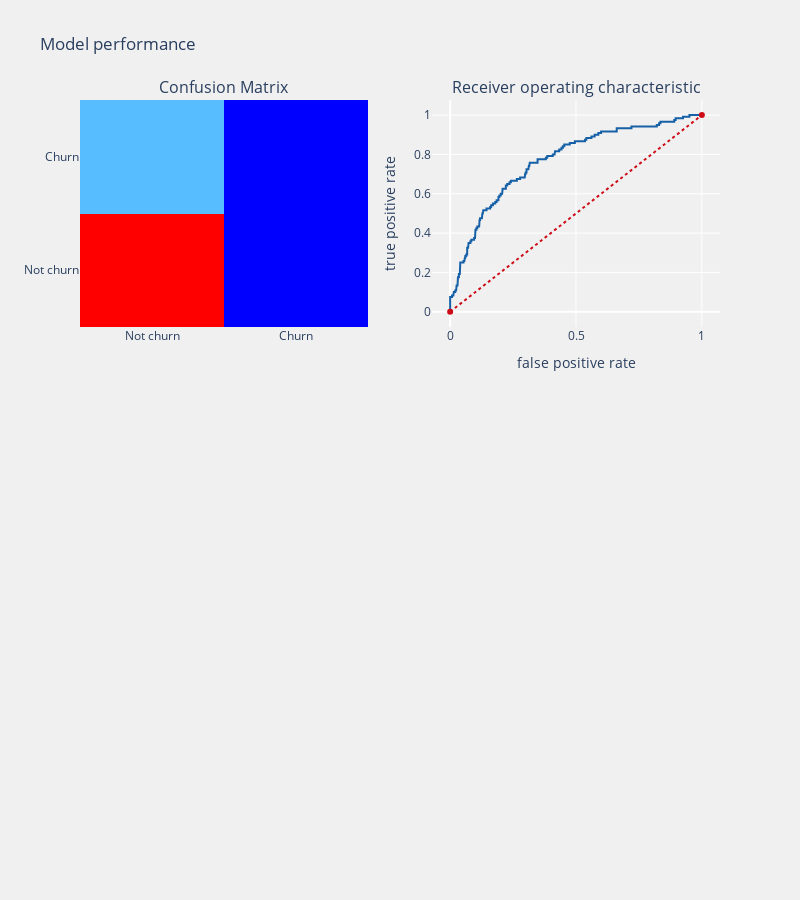

Notebook code for this chart:
### Markdown cell above
# LOGISTIC REGRESSION

### Code cell
logit  = LogisticRegression(C=1.0, class_weight=None, dual=False, fit_intercept=True,
          intercept_scaling=1, max_iter=100, multi_class='ovr', n_jobs=1,
          penalty='l2', random_state=None, solver='liblinear', tol=0.0001,
          verbose=0, warm_start=False)

telecom_churn_prediction(logit,train_X,test_X,train_Y,test_Y,
                         cols,"coefficients",threshold_plot = True)

### Figure 1 — Plotly figure (JSON) as saved in the notebook; plotly's stock layout.template omitted (floating-point values rounded to 4 significant figures; data arrays with more than 128 entries replaced by an {"elided": "..."} marker saying what was removed)
{"data": [{"colorscale": [[0, "rgb(0,0,255)"], [0.1, "rgb(51,153,255)"], [0.2, "rgb(102,204,255)"], [0.3, "rgb(153,204,255)"], [0.4, "rgb(204,204,255)"], [0.5, "rgb(255,255,255)"], [0.6, "rgb(255,204,255)"], [0.7, "rgb(255,153,255)"], [0.8, "rgb(255,102,204)"], [0.9, "rgb(255,102,102)"], [1, "rgb(255,0,0)"]], "name": "matrix", "showscale": false, "type": "heatmap", "x": ["Not churn", "Churn"], "xaxis": "x", "y": ["Not churn", "Churn"], "yaxis": "y", "z": [[531, 16], [104, 16]]}, {"line": {"color": "rgb(22, 96, 167)", "width": 2}, "name": "Roc : 0.552041438147471", "type": "scatter", "x": {"elided": "174 float values"}, "xaxis": "x2", "y": {"elided": "174 float values"}, "yaxis": "y2"}, {"line": {"color": "rgb(205, 12, 24)", "dash": "dot", "width": 2}, "type": "scatter", "x": [0, 1], "xaxis": "x2", "y": [0, 1], "yaxis": "y2"}], "layout": {"annotations": [{"font": {"size": 16}, "showarrow": false, "text": "Confusion Matrix", "x": 0.225, "xanchor": "center", "xref": "paper", "y": 1, "yanchor": "bottom", "yref": "paper"}, {"font": {"size": 16}, "showarrow": false, "text": "Receiver operating characteristic", "x": 0.775, "xanchor": "center", "xref": "paper", "y": 1, "yanchor": "bottom", "yref": "paper"}], "autosize": false, "height": 900, "margin": {"b": 195}, "paper_bgcolor": "rgba(240,240,240, 0.95)", "plot_bgcolor": "rgba(240,240,240, 0.95)", "showlegend": false, "title": {"text": "Model performance"}, "width": 800, "xaxis": {"anchor": "y", "domain": [0, 0.45], "type": "category", "range": [-0.5, 1.5], "autorange": true}, "xaxis2": {"anchor": "y2", "domain": [0.55, 1], "title": {"text": "false positive rate"}, "type": "linear", "range": [-0.07211, 1.072], "autorange": true}, "xaxis3": {"anchor": "y3", "domain": [0, 1], "showgrid": true, "tickangle": 90, "tickfont": {"size": 10}}, "yaxis": {"anchor": "x", "domain": [0.625, 1], "type": "category", "range": [-0.5, 1.5], "autorange": true}, "yaxis2": {"anchor": "x2", "domain": [0.625, 1], "title": {"text": "true positive rate"}, "type": "linear", "range": [-0.07674, 1.077], "autorange": true}, "yaxis3": {"anchor": "x3", "domain": [0, 0.375]}}}
